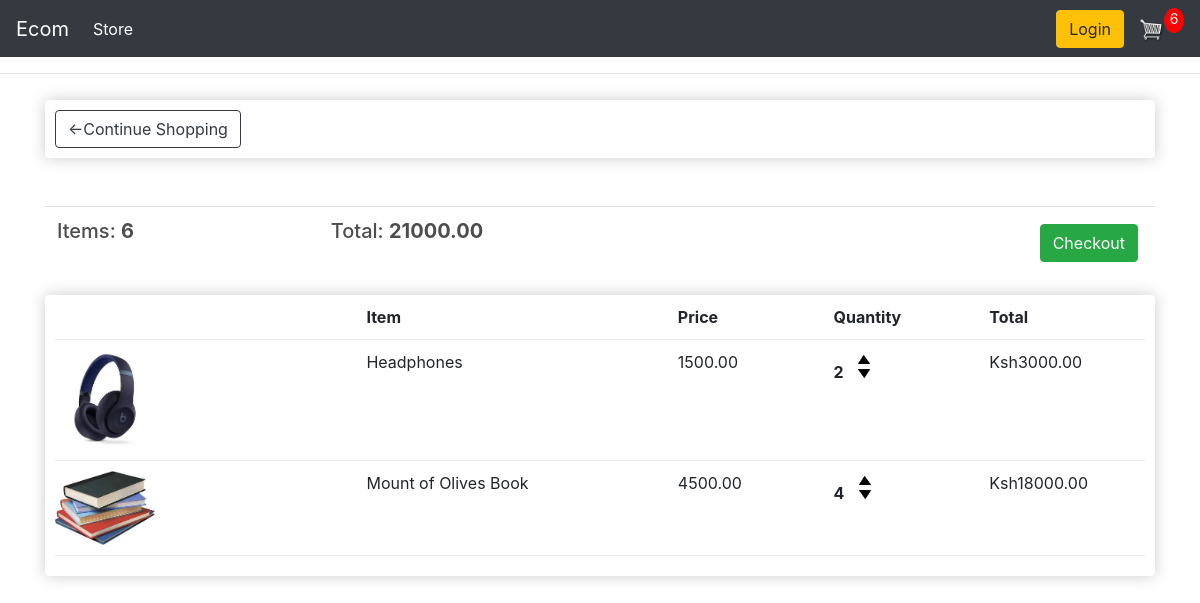
The app's page /cart/ (signed in) with its own data.
### store/models.py (models this page shows, shortened)
class Order(models.Model):
    customer = models.ForeignKey(Customer, on_delete=models.SET_NULL, blank=True, null=True)
    date_ordered = models.DateTimeField(auto_now_add=True)
    complete = models.BooleanField(default=False)
    transaction_id = models.CharField(max_length=200, null=True)
    @property
    def shipping(self):
        shipping = False
        orderitems = self.orderitem_set.all()
        for i in orderitems:
            if i.product.digital == False:
                shipping = True
        return shipping
    @property
    def get_cart_total(self):
        orderitems = self.orderitem_set.all()
        total = sum([item.get_total for item in orderitems])
        return total
    @property
    def get_cart_items(self):
        orderitems = self.orderitem_set.all()
        total = sum([item.quantity for item in orderitems])
        return total
    class Meta:
        verbose_name_plural = "Orders"

class OrderItem(models.Model):
    product = models.ForeignKey(Product, on_delete=models.SET_NULL, null=True)
    order = models.ForeignKey(Order, on_delete=models.SET_NULL, null=True)
    quantity = models.IntegerField(default=0, null=True, blank=True)
    date_added = models.DateTimeField(auto_now_add=True)
    @property
    def get_total(self):
        total = self.product.price * self.quantity
        return total
    class Meta:
        verbose_name_plural = "Order Items"

class Product(models.Model):
    name = models.CharField(max_length=200, null=True)
    price = models.DecimalField(max_digits=10, decimal_places=2)
    digital = models.BooleanField(default=False)
    image = models.ImageField(null=True, blank=True)
    @property
    def imageURL(self):
        try:
            url = self.image.url
        except:
            url = ''
        return url
    class Meta:
        verbose_name_plural = "Products"

### store/views.py (the view)
# urls.py: path('cart/', views.cart, name='cart'),
def cart(request):
    data = cartData(request)
    cartItems = data['cartItems']
    order = data['order']
    items = data['items']
    shipping = order.shipping  # Accessing the 'shipping' attribute with dot notation
    context = {'items': items, 'order': order, 'cartItems': cartItems, 'shipping': shipping}
    return render(request, 'store/cart.html', context)

### store/utils.py (called while the page is built)
def cartData(request):
    if request.user.is_authenticated:
        customer = request.user.customer
        order, created = Order.objects.get_or_create(customer=customer, complete=False)
        items = order.orderitem_set.all()
        cartItems = order.get_cart_items
        shipping = order.shipping
    else:
        cookieData = cookieCart(request)
        cartItems = cookieData.get('cartItems', 0)
        order = cookieData.get('order', {'get_cart_total': 0, 'get_cart_items': 0, 'shipping': False})
        items = cookieData.get('items', [])
        shipping = order.get('shipping', False)
    return {'cartItems': cartItems, 'order': order, 'items': items}

### templates/store/cart.html
{% extends 'base.html' %}
{% load static %}
{% block content %}
    <div class="row">
        <div class="col-lg-12">
            <div class="box-element">
                <a class="btn btn-outline-dark" href="{% url 'store' %}">&#x2190;Continue Shopping</a>
            </div>
            <br>
            <br>
            <table class="table">
                <tr>
                    <th><h5>Items: <strong>{{order.get_cart_items}}</strong></h5></th>
                    <th><h5>Total: <strong>{{order.get_cart_total|floatformat:2}}</strong></h5></th>
                    <th>
                        <a style="float:right ;margin: 5px;" class="btn btn-success" href="{% url 'checkout' %}">Checkout</a>
                    </th>
                </tr>
            </table>
            <div class="box-element">
                <div class="cart-row">
                    <div style="flex: 2;">   </div>
                    <div style="flex: 2;"> <strong>Item</strong> </div>
                    <div style="flex: 1;"> <strong>Price </strong></div>
                    <div style="flex: 1;"> <strong> Quantity </strong></div>
                    <div style="flex: 1;"> <strong>Total</strong> </div>
                </div>
                {% for item in items %}
                <div class="cart-row">
                    <div style="flex: 2;"> <img class="row-image" src="{{item.product.imageURL}}" alt="">  </div>
                    <div style="flex: 2;"> {{item.product.name}} </div>
                    <div style="flex: 1;"> {{item.product.price|floatformat:2}}</div>
                    <div style="flex: 1;">
                        <p class="quantity"> {{item.quantity}}</p>
                            <div class="quantity">
                            <img data-product={{item.product.id}} data-action="add" class="chg-quantity update-cart" src="{% static 'images/arrow-up.png' %}" alt="">
                            <img data-product={{item.product.id}} data-action="remove" class="chg-quantity update-cart" src="{% static 'images/arrow-down.png' %}" alt="">
                        </div>
                    </div>
                    <div style="flex: 1;"><p>Ksh{{item.get_total}}</p> </div>
                </div>
                {% endfor %}
            </div>
        </div>
    </div>
{% endblock content %}

### static/css/main.css (style rules this page uses)
body { background-color: hsl(0, 0%, 98%); }
h1,h2,h3,h4,h5,h6 { color:hsl(0, 0%, 30%); }
.box-element { box-shadow:hsl(0, 0%, 80%) 0 0 16px; background-color: #fff; border-radius: 4px; padding: 10px; }
.col-lg-4, .col-lg-6, .col-lg-8, .col-lg-12 { margin-top: 10px; }
.btn { border-radius: 0; }
.row-image { width: 100px; }
.cart-row { display: flex; align-items: flex-stretch; padding-bottom: 10px; margin-bottom: 10px; border-bottom: 1px solid #ececec; }
.quantity { display: inline-block; font-weight: 700; padding-right:10px; }
.chg-quantity { width: 12px; cursor: pointer; display: block; margin-top: 5px; transition:.1s; }

### records on screen
Order: get_cart_items "6", get_cart_total "21000.00"
OrderItem: product.imageURL (picture), product.name "Headphones", product.price "1500.00", quantity "2", get_total "3000.00"
OrderItem: product.imageURL (picture), product.name "Mount of Olives Book", product.price "4500.00", quantity "4", get_total "18000.00"

### other values on screen
{{ cartItems }} "6"
